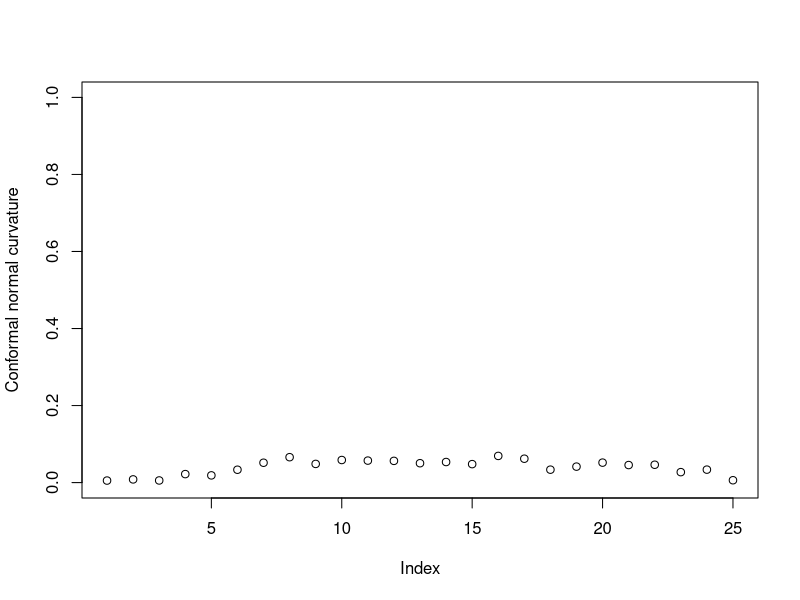
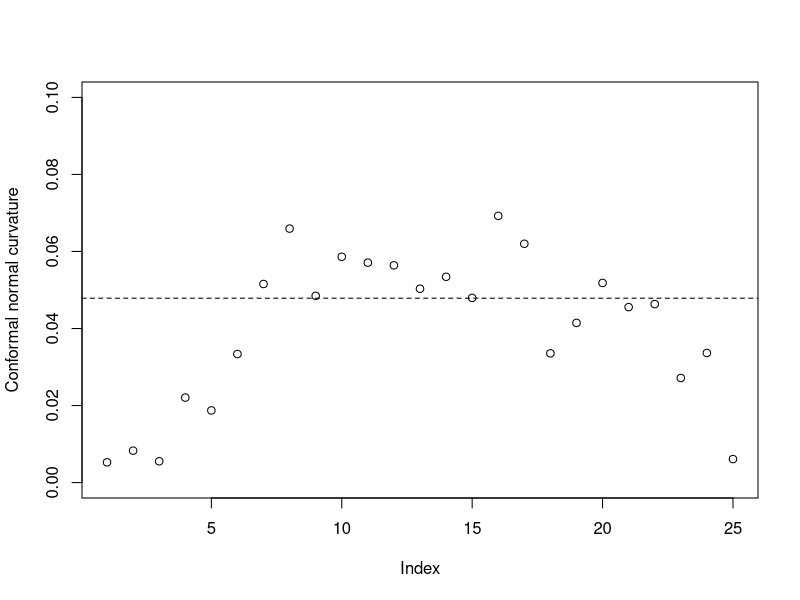
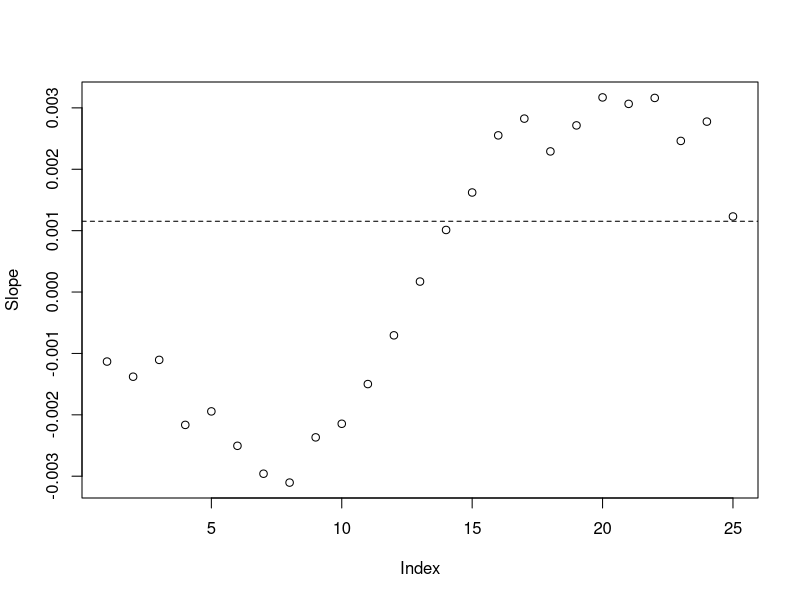
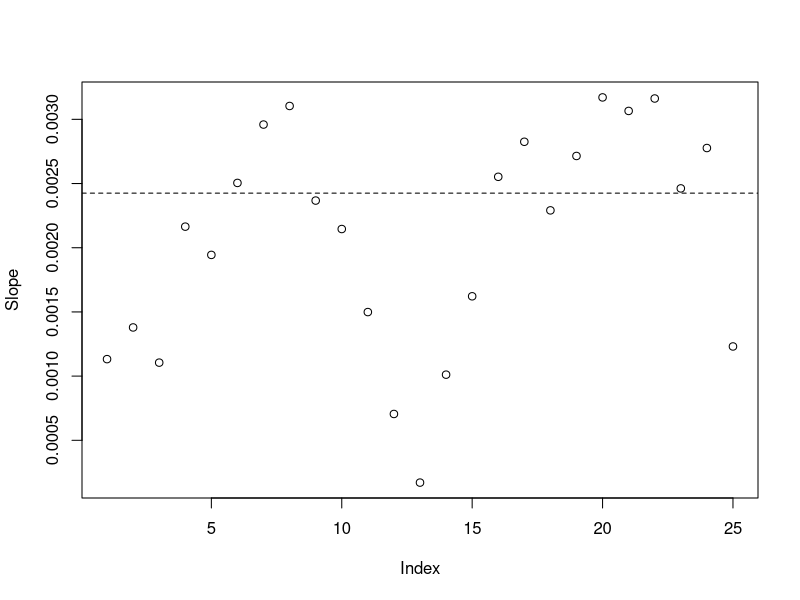

Reproduce these figures in R, in order. (Note: this script raises an error after producing the figures.)
###############################################################################
#Local influence under skew appropriate perturbation: 
#Age of menarche of Warsaw girls
###############################################################################

###############################################################################
#Read data
df<-read.table("li_girls.txt", sep="\t", header=TRUE) 

#Get the data structure
str(df)

#Recognize each column of data
attach(df)

###########################################################################
#Packages
library(matrixcalc)

#Logistic model

#Observed Information Matrix
g<-function(z){
  #g<-exp(z)/(1+exp(z))^2; #PDF logistic
  g<-dlogis(z,log=FALSE); #PDF logistic
  return(g)
}

dg<-function(z){
  dg<-(exp(z)*(1+exp(z))-2*exp(2*z))/(1+exp(z))^3 #derivative PDF logistic
  return(dg)
}

pdf.sl<-function(z,lambda){2*g(z)*pnorm(lambda*z)}
cdf.sl<-function(z,lambda){integrate(pdf.sl,lower=-Inf, upper=z,
                                     lambda =lambda,stop.on.error=FALSE)$value}

F2<-function(lambda){
  f2<-function(z){
    f2<-2*z*g(z)*dnorm(lambda*z,0,1)
  }
  return(f2)
}

F3<-function(lambda,eta){
  F3<-integrate(F2(lambda),lower=-Inf,upper=eta)
  return(F3$value)
}

F4<-function(lambda){
  f4<-function(z){
    f4<- -2*lambda*z^3*g(z)*dnorm(lambda*z,0,1)
  }
  return(f4)
}

F5<-function(lambda,eta){
  F5<-integrate(F4(lambda),lower=-Inf,upper=eta)
  return(F5$value)
}

Llli<-function(Ni,yi,etai,lambda){
  pii<-cdf.sl(etai,lambda)
  pii<-ifelse(pii>=0.9999,0.9999, ifelse(pii<=0.00001,0.00001,pii))
  piil<-F3(lambda,etai)
  si<-piil/(pii*(1-pii))
  vi<-pii*(1-pii)
  piill<-F5(lambda,etai)
  sil<-vi^(-1)*(piill-(1-2*pii)*piil^2*vi^(-1))
  Llli<-(yi-Ni*pii)*sil-Ni*si*piil
  return(Llli)
}

Lll<-function(N,data,betas,lambda){
  s<-matrix(0,1,1)
  for(i in 1:N){
    yi<-data[i,1]
    Ni<-data[i,2]
    xi<-data[i,-(1:2)]
    etai<-t(betas)%*%xi
    a<-Llli(Ni,yi,etai,lambda)
    s<-s+a
  }
  return(s)
}

F6<-function(lambda,eta){
  as.numeric(2*g(eta)*pnorm(lambda*eta,0,1))
}

F7<-function(lambda,eta){
  as.numeric(2*eta*g(eta)*dnorm(lambda*eta,0,1))
}

Llbi<-function(Ni,yi,xi,etai,lambda){
  pii<-cdf.sl(etai,lambda)
  pii<-ifelse(pii>=0.9999,0.9999, ifelse(pii<=0.0001,0.0001,pii))
  vi<-pii*(1-pii)
  piil<-F3(lambda,etai)
  si<-piil/(pii*(1-pii))
  piib<-F6(lambda,etai)*xi
  piilb<-F7(lambda,etai)*xi
  sib<-vi^(-1)*(piilb-(1-2*pii)*piil*piib*vi^(-1))
  Llbi<-(yi-Ni*pii)*sib-Ni*si*piib
  return(Llbi)
}

Llb<-function(p,N,data,betas,lambda){
  s<-matrix(0,1,p)
  for(i in 1:N){
    yi<-data[i,1]
    Ni<-data[i,2]
    xi<-data[i,-(1:2)]
    etai<-t(betas)%*%xi
    a<-Llbi(Ni,yi,xi,etai,lambda)
    s<-s+a
  }
  return(s)
}

F8<-function(lambda,eta){
  as.numeric(2*(g(eta)*dnorm(lambda*eta,0,1)*lambda+pnorm(lambda*eta,0,1)*dg(eta)))
}

Lbbi<-function(Ni,yi,xi,etai,lambda){
  pii<-cdf.sl(etai,lambda)
  pii<-ifelse(pii>=0.9999,0.9999, ifelse(pii<=0.0001,0.0001,pii))
  vi<-pii*(1-pii)
  wii<-F6(lambda,etai)/(pii*(1-pii))
  vii<-vi^(-1)*(yi-Ni*pii)*(F8(lambda,etai)-F6(lambda,etai)^2*vi^(-1)*(1-2*pii))-F6(lambda,etai)*Ni*wii
  Lbbi<-vii*(xi%*%t(xi))
  return(Lbbi)
}

Lbb<-function(p,N,data,betas,lambda){
  s<-matrix(0,p,p)
  for(i in 1:N){
    yi<-data[i,1]
    Ni<-data[i,2]
    xi<-as.matrix(data[i,-(1:2)])
    etai<-t(betas)%*%xi
    a<-Lbbi(Ni,yi,xi,etai,lambda)
    s<-s+a
  }
  return(s)
}

OIM<-function(p,N,data,betas,lambda){
  if(lambda!=0){
    L11 <- -Lll(N,data,betas,lambda)
    L12 <- -Llb(p,N,data,betas,lambda)
    L21 <- t(L12)
    L22 <- -Lbb(p,N,data,betas,lambda)
    L1 <- as.matrix(cbind(L11,L12))
    L2 <- as.matrix(cbind(L21,L22))
    OIM<-rbind(L1,L2)
  }
  else{
    L22 <- -Lbb(p,N,data,betas,lambda)
    OIM<-L22
  }
  return(OIM)
}


#Perturbation matrix under skew perturbation scheme
g<-function(z){
  #g<-exp(z)/(1+exp(z))^2; #PDF logistic
  g<-dlogis(z); #PDF logistic
  return(g)
}

cdf.l<-function(z){ #CDF logistic
  cdf.l<-integrate(g,lower=-Inf,upper=z)
  return(cdf.l$value)
}

g2<-function(z){
  g2<-(2/sqrt(2*pi))*z*g(z)
  return(g2)
}

g3<-function(z){
  g3<-z*g(z)
  return(g3)
}

F9<-function(z){
  F9<-integrate(g2,lower=-Inf,upper=z)
  return(F9$value)
}

F10<-function(z){
  F10<-integrate(g3,lower=-Inf,upper=z)
  return(F10$value)
}

PMi<-function(i,data,betas){
  yi <- data[i,1]
  Ni <- data[i,2]
  xi <- as.matrix(data[i,-(1:2)])
  etai <- as.numeric(t(betas)%*%xi)
  pii <- cdf.l(etai)
  pii<-ifelse(pii>=0.9999,0.9999, ifelse(pii<=0.0001,0.0001,pii))
  vi0 <- pii*(1-pii)
  gii <- (Ni*F9(etai))^2/(Ni*pii*(1-pii))
  ki <- 1/sqrt(gii)
  kib <- -(1/2)*ki*gii^(-1)*Ni*F9(etai)*g(etai)*vi0^(-1)*(4*etai/sqrt(2*pi)
                                                          -vi0^(-1)*F9(etai)*(1-2*pii))*xi
  pii0bl <- (1/sqrt(2*pi))*(2*etai*g(etai)*ki*xi + 2*kib*F10(etai))
  pii0l <- ki*(2/sqrt(2*pi))*F10(etai)
  ri0b <- -vi0^(-1)*(vi0^(-1)*(yi-Ni*pii)*(1-2*pii)+Ni)*g(etai)*xi
  PMi<- vi0^(-1)*(yi-Ni*pii)*pii0bl+pii0l*ri0b
  return(PMi)
}

PM<-function(p,N,data,betas){
  PM<-PMi(1,data,betas)
  for(i in 2:N){
    PM<-cbind(PM,PMi(i,data,betas))
  }
  PM<-matrix(PM,nrow=p,ncol=N,dimnames = NULL)
  return(PM)
}

#Conformal normal curvature 
CNC<-function(M1,M2){
  C1<-2*(t(M2)%*%solve(M1)%*%M2)
  C2<-C1/matrix.trace(C1)
  if(isSymmetric(C2)){
    CNC<-diag(C2)
  }
  else{
    C2<-1/2*(C2+t(C2))
    CNC<-diag(C2)
  }
  return(CNC)
}


#Function to calculate the influential points with CNC
ipcnc<-function(q,cuttof,L){
  cnc<-L
  index<-vector(length=q)
  c<-0
  for(i in 1:q){
    if(cnc[i]>cuttof){ 
      index[i]<-i
      c<-c+1
    }
  }
  L<-list(cnc,cuttof,c,index)
  return(L)
}

#Transforming a data.frame to matrix
girls<-as.matrix(df);

#Do not assign names to matrix columns (dimnames NULL)
data<-matrix(girls, nrow = nrow(girls), ncol=ncol(girls), dimnames = NULL);

#Total number of observations
N<-nrow(data)

#Number of predictors
p<-ncol(data)-2

#Parameter estimates for Logistic model 
fit.l<- glm(cbind(Mens,Entr-Mens)~Ida,family=binomial("logit"),data = df)
lambda <- 0
beta0.est.l <- fit.l$coefficients[1]
beta1.est.l <- fit.l$coefficients[2]
betas<-matrix(c(beta0.est.l,beta1.est.l),nrow=p,ncol=1,dimnames = NULL)
OIML<-OIM(p,N,data,betas,lambda)
OIML
PML<-PM(p,N,data,betas)
PML
CNCL<-CNC(OIML,PML)
q<-N
cuttofSE<-mean(CNCL)+2*sd(CNCL)/sqrt(q)
plot(c(1:N),CNCL,ylim=c(0,1),xlab = "Index",ylab="Conformal normal curvature",
     col="black",pch=1,lwd=1)
plot(c(1:N),ylim=c(0,0.1),CNCL,xlab = "Index",ylab="Conformal normal curvature",
     col="black",pch=1,lwd=1)
abline(h=cuttofSE,lty=2,lwd=1)

IPL<-ipcnc(q,cuttofSE,CNCL)
IPL

#Odds ratio Logistic model 
PHIP<-function(lambda,xr,xf,er,ef,M1,M2){
  PHI1<-cdf.sl(ef,lambda)*(1-cdf.sl(er,lambda))
  PHI2<-cdf.sl(er,lambda)*(1-cdf.sl(ef,lambda))
  PHI<-PHI1/PHI2
  DPHI1<- - cdf.sl(ef,lambda)*pdf.sl(er,lambda)*xr+pdf.sl(ef,lambda)*(1-cdf.sl(er,lambda))*xf
  DPHI2<- - cdf.sl(er,lambda)*pdf.sl(ef,lambda)*xf+pdf.sl(er,lambda)*(1-cdf.sl(ef,lambda))*xr  
  DPHI<- 1/PHI2*(DPHI1-DPHI2*PHI)
  P<- -t(M2)%*%solve(M1)%*%DPHI
  return(P)
}

f=1 #Age 9.21
xf <- as.matrix(data[f,-(1:2)])
ef <- as.numeric(t(betas)%*%xf)
r=2 #Age 10.21
xr <- as.matrix(data[r,-(1:2)])
er <- as.numeric(t(betas)%*%xr)
PHIPL<-PHIP(lambda,xr,xf,er,ef,OIML,PML)
cuttofSEPHIPL<-mean(PHIPL)+2*sd(PHIPL)/sqrt(q)
plot(c(1:q),PHIPL,xlab = "Index",ylab="Slope",col="black",pch=1,lwd=1)
abline(h=cuttofSEPHIPL,lty=2,lwd=1)

cuttofSEPHIPLabs<-mean(abs(PHIPL))+2*sd(abs(PHIPL))/sqrt(q)
plot(c(1:q),abs(PHIPL),xlab = "Index",ylab="Slope",col="black",pch=1,lwd=1)
abline(h=cuttofSEPHIPLabs,lty=2,lwd=1)

IPPHIPL<-ipcnc(N,cuttofSEPHIPLabs,abs(PHIPL))
IPPHIPL



###########################################################################
###########################################################################
###########################################################################
###########################################################################

ls() # Print names of objects in R Environment
remove(list=ls()) # Remove all objects from R Environment

###########################################################################
###########################################################################
###########################################################################
###########################################################################

###########################################################################
#Probit model

#Observed Information Matrix
g<-function(z){
  g<-dnorm(z); #PDF standard normal
  return(g)
}

dg<-function(z){
  dg<--1/sqrt(2*pi)*z*exp(-(z^2)/2) #derivative PDF standard normal 
  return(dg)
}

pdf.sp<-function(z,lambda){2*g(z)*pnorm(lambda*z)}
cdf.sp<-function(z,lambda){integrate(pdf.sp,lower=-Inf, upper=z,
                                     lambda =lambda,stop.on.error=FALSE)$value}

F2<-function(lambda){
  f2<-function(z){
    f2<-2*z*g(z)*dnorm(lambda*z,0,1)
  }
  return(f2)
}

F3<-function(lambda,eta){
  F3<-integrate(F2(lambda),lower=-Inf,upper=eta)
  return(F3$value)
}

F4<-function(lambda){
  f4<-function(z){
    f4<- -2*lambda*z^3*g(z)*dnorm(lambda*z,0,1)
  }
  return(f4)
}

F5<-function(lambda,eta){
  F5<-integrate(F4(lambda),lower=-Inf,upper=eta)
  return(F5$value)
}

Llli<-function(Ni,yi,etai,lambda){
  pii<-cdf.sp(etai,lambda)
  pii<-ifelse(pii>=0.9999,0.9999, ifelse(pii<=0.0001,0.0001,pii))
  piil<-F3(lambda,etai)
  si<-piil/(pii*(1-pii))
  vi<-pii*(1-pii)
  piill<-F5(lambda,etai)
  sil<-vi^(-1)*(piill-(1-2*pii)*piil^2*vi^(-1))
  Llli<-(yi-Ni*pii)*sil-Ni*si*piil
  return(Llli)
}

Lll<-function(N,data,betas,lambda){
  s<-matrix(0,1,1)
  for(i in 1:N){
    yi<-data[i,1]
    Ni<-data[i,2]
    xi<-data[i,-(1:2)]
    etai<-t(betas)%*%xi
    a<-Llli(Ni,yi,etai,lambda)
    s<-s+a
  }
  return(s)
}

F6<-function(lambda,eta){
  as.numeric(2*g(eta)*pnorm(lambda*eta,0,1))
}

F7<-function(lambda,eta){
  as.numeric(2*eta*g(eta)*dnorm(lambda*eta,0,1))
}

Llbi<-function(Ni,yi,xi,etai,lambda){
  pii<-cdf.sp(etai,lambda)
  pii<-ifelse(pii>=0.9999,0.9999, ifelse(pii<=0.0001,0.0001,pii))
  vi<-pii*(1-pii)
  piil<-F3(lambda,etai)
  si<-piil/(pii*(1-pii))
  piib<-F6(lambda,etai)*xi
  piilb<-F7(lambda,etai)*xi
  sib<-vi^(-1)*(piilb-(1-2*pii)*piil*piib*vi^(-1))
  Llbi<-(yi-Ni*pii)*sib-Ni*si*piib
  return(Llbi)
}

Llb<-function(p,N,data,betas,lambda){
  s<-matrix(0,1,p)
  for(i in 1:N){
    yi<-data[i,1]
    Ni<-data[i,2]
    xi<-data[i,-(1:2)]
    etai<-t(betas)%*%xi
    a<-Llbi(Ni,yi,xi,etai,lambda)
    s<-s+a
  }
  return(s)
}

F8<-function(lambda,eta){
  as.numeric(2*(g(eta)*dnorm(lambda*eta,0,1)*lambda+pnorm(lambda*eta,0,1)*dg(eta)))
}

Lbbi<-function(Ni,yi,xi,etai,lambda){
  pii<-cdf.sp(etai,lambda)
  pii<-ifelse(pii>=0.9999,0.9999, ifelse(pii<=0.0001,0.0001,pii))
  vi<-pii*(1-pii)
  wii<-F6(lambda,etai)/(pii*(1-pii))
  vii<-vi^(-1)*(yi-Ni*pii)*(F8(lambda,etai)-F6(lambda,etai)^2*vi^(-1)*(1-2*pii))-F6(lambda,etai)*Ni*wii
  Lbbi<-vii*(xi%*%t(xi))
  return(Lbbi)
}

Lbb<-function(p,N,data,betas,lambda){
  s<-matrix(0,p,p)
  for(i in 1:N){
    yi<-data[i,1]
    Ni<-data[i,2]
    xi<-as.matrix(data[i,-(1:2)])
    etai<-t(betas)%*%xi
    a<-Lbbi(Ni,yi,xi,etai,lambda)
    s<-s+a
  }
  return(s)
}

OIM<-function(p,N,data,betas,lambda){
  if(lambda!=0){
    L11 <- -Lll(N,data,betas,lambda)
    L12 <- -Llb(p,N,data,betas,lambda)
    L21 <- t(L12)
    L22 <- -Lbb(p,N,data,betas,lambda)
    L1 <- as.matrix(cbind(L11,L12))
    L2 <- as.matrix(cbind(L21,L22))
    OIM<-rbind(L1,L2)
  }
  else{
    L22 <- -Lbb(p,N,data,betas,lambda)
    OIM<-L22
  }
  return(OIM)
}

#Perturbation matrix under skew perturbation scheme
g<-function(z){
  g<-dnorm(z); #PDF standard normal
  return(g)
}

cdf.p<-function(z){ #CDF standard normal
  cdf.p<-integrate(g,lower=-Inf,upper=z)
  return(cdf.p$value)
}

g2<-function(z){
  g2<-(2/sqrt(2*pi))*z*g(z)
  return(g2)
}

g3<-function(z){
  g3<-z*g(z)
  return(g3)
}

F9<-function(z){
  F9<-integrate(g2,lower=-Inf,upper=z)
  return(F9$value)
}

F10<-function(z){
  F10<-integrate(g3,lower=-Inf,upper=z)
  return(F10$value)
}

PMi<-function(i,data,betas){
  yi <- data[i,1]
  Ni <- data[i,2]
  xi <- as.matrix(data[i,-(1:2)])
  etai <- as.numeric(t(betas)%*%xi)
  pii <- cdf.p(etai)
  pii<-ifelse(pii>=0.9999,0.9999, ifelse(pii<=0.0001,0.0001,pii))
  vi0 <- pii*(1-pii)
  gii <- (Ni*F9(etai))^2/(Ni*pii*(1-pii))
  ki <- 1/sqrt(gii)
  kib <- -(1/2)*ki*gii^(-1)*Ni*F9(etai)*g(etai)*vi0^(-1)*(4*etai/sqrt(2*pi)-vi0^(-1)*F9(etai)*(1-2*pii))*xi
  pii0bl <- (1/sqrt(2*pi))*(2*etai*g(etai)*ki*xi + 2*kib*F10(etai))
  pii0l <- ki*(2/sqrt(2*pi))*F10(etai)
  ri0b <- -vi0^(-1)*(vi0^(-1)*(yi-Ni*pii)*(1-2*pii)+Ni)*g(etai)*xi
  PMi<- vi0^(-1)*(yi-Ni*pii)*pii0bl+pii0l*ri0b
  return(PMi)
}

PM<-function(p,N,data,betas){
  PM<-PMi(1,data,betas)
  for(i in 2:N){
    PM<-cbind(PM,PMi(i,data,betas))
  }
  PM<-matrix(PM,nrow=p,ncol=N,dimnames = NULL)
  return(PM)
}

#Conformal normal curvature 
CNC<-function(M1,M2){
  C1<-2*(t(M2)%*%solve(M1)%*%M2)
  C2<-C1/matrix.trace(C1)
  if(isSymmetric(C2)){
    CNC<-diag(C2)
  }
  else{
    C2<-1/2*(C2+t(C2))
    CNC<-diag(C2)
  }
  return(CNC)
}

#Function to calculate the influential points with CNC
ipcnc<-function(q,cuttof,L){
  cnc<-L
  index<-vector(length=q)
  c<-0
  for(i in 1:q){
    if(cnc[i]>cuttof){ 
      index[i]<-i
      c<-c+1
    }
  }
  L<-list(cnc,cuttof,c,index)
  return(L)
}

#Parameter estimates for Probit model 
fit.p<- glm(cbind(Mens,Entr-Mens)~Ida,family=binomial("probit"),data=df)

lambda <- 0
beta0.est.p <- fit.p$coefficients[1]
beta1.est.p <- fit.p$coefficients[2]
betas<-matrix(c(beta0.est.p,beta1.est.p),nrow=p,ncol=1,dimnames = NULL)
OIMP<-OIM(p,N,data,betas,lambda)
OIMP
PMP<-PM(p,N,data,betas)
PMP
CNCP<-CNC(OIMP,PMP)
q<-N
cuttofSE<-mean(CNCP)+2*sd(CNCP)/sqrt(q)

#plot(c(1:N),CNCP,ylim=c(0,1),xlab = "Index",ylab="Conformal normal curvature",col="black",pch=1,lwd=1)
plot(c(1:N),CNCP,ylim=c(0,0.1),xlab = "Index",ylab="Conformal normal curvature",col="black",pch=1,lwd=1)
abline(h=cuttofSE,lty=2,lwd=1)

IPP<-ipcnc(q,cuttofSE,CNCP)
IPP

#Odds ratio Probit model 
PHIP<-function(lambda,xr,xf,er,ef,M1,M2){
  PHI1<-cdf.sp(ef,lambda)*(1-cdf.sp(er,lambda))
  PHI2<-cdf.sp(er,lambda)*(1-cdf.sp(ef,lambda))
  PHI<-PHI1/PHI2
  DPHI1<- - cdf.sp(ef,lambda)*pdf.sp(er,lambda)*xr+pdf.sp(ef,lambda)*(1-cdf.sp(er,lambda))*xf
  DPHI2<- - cdf.sp(er,lambda)*pdf.sp(ef,lambda)*xf+pdf.sp(er,lambda)*(1-cdf.sp(ef,lambda))*xr  
  DPHI<- 1/PHI2*(DPHI1-DPHI2*PHI)
  P<- -t(M2)%*%solve(M1)%*%DPHI
  return(P)
}

f=1 #Age 9.21
xf <- as.matrix(data[f,-(1:2)])
ef <- as.numeric(t(betas)%*%xf)
r=2 #Age 10.21
xr <- as.matrix(data[r,-(1:2)])
er <- as.numeric(t(betas)%*%xr)
PHIPP<-PHIP(lambda,xr,xf,er,ef,OIMP,PMP)
cuttofSEPHIPP<-mean(PHIPP)+2*sd(PHIPP)/sqrt(q)
plot(c(1:q),PHIPP,xlab = "Index",ylab="Slope",col="black",pch=1,lwd=1)
abline(h=cuttofSEPHIPP,lty=2,lwd=1)

cuttofSEPHIPPabs<-mean(abs(PHIPP))+2*sd(abs(PHIPP))/sqrt(q)
plot(c(1:q),abs(PHIPP),xlab = "Index",ylab="Slope",col="black",pch=1,lwd=1)
abline(h=cuttofSEPHIPPabs,lty=2,lwd=1)

IPPHIPP<-ipcnc(N,cuttofSEPHIPPabs,abs(PHIPP))
IPPHIPP


###########################################################################
###########################################################################
###########################################################################
###########################################################################

ls() # Print names of objects in R Environment
remove(list=ls()) # Remove all objects from R Environment

###########################################################################
###########################################################################
###########################################################################
###########################################################################

###########################################################################
#t model
nu<-5 #Suggested by Gómez et al. (2007) 

#Observed Information Matrix
g<-function(z){
  g<-dt(z,nu); #PDF t
  return(g)
}

dg<-function(z){
  dg<--gamma((nu+1)/2)/(sqrt(pi*nu)*gamma(nu/2))*
    (1+1/nu)*z*(1+z^2/nu)^(-(nu+3)/2) #derivative PDF t 
  return(dg)
}

pdf.st<-function(z,lambda){2*g(z)*pnorm(lambda*z)}
cdf.st<-function(z,lambda){integrate(pdf.st,lower=-Inf, upper=z,
                                     lambda =lambda,stop.on.error=FALSE)$value}

F2<-function(lambda){
  f2<-function(z){
    f2<-2*z*g(z)*dnorm(lambda*z,0,1)
  }
  return(f2)
}

F3<-function(lambda,eta){
  F3<-integrate(F2(lambda),lower=-Inf,upper=eta)
  return(F3$value)
}

F4<-function(lambda){
  f4<-function(z){
    f4<- -2*lambda*z^3*g(z)*dnorm(lambda*z,0,1)
  }
  return(f4)
}

F5<-function(lambda,eta){
  F5<-integrate(F4(lambda),lower=-Inf,upper=eta)
  return(F5$value)
}

Llli<-function(Ni,yi,etai,lambda){
  pii<-cdf.st(etai,lambda)
  pii<-ifelse(pii>=0.9999,0.9999, ifelse(pii<=0.0001,0.0001,pii))
  piil<-F3(lambda,etai)
  si<-piil/(pii*(1-pii))
  vi<-pii*(1-pii)
  piill<-F5(lambda,etai)
  sil<-vi^(-1)*(piill-(1-2*pii)*piil^2*vi^(-1))
  Llli<-(yi-Ni*pii)*sil-Ni*si*piil
  return(Llli)
}

Lll<-function(N,data,betas,lambda){
  s<-matrix(0,1,1)
  for(i in 1:N){
    yi<-data[i,1]
    Ni<-data[i,2]
    xi<-data[i,-(1:2)]
    etai<-t(betas)%*%xi
    a<-Llli(Ni,yi,etai,lambda)
    s<-s+a
  }
  return(s)
}

F6<-function(lambda,eta){
  as.numeric(2*g(eta)*pnorm(lambda*eta,0,1))
}

F7<-function(lambda,eta){
  as.numeric(2*eta*g(eta)*dnorm(lambda*eta,0,1))
}

Llbi<-function(Ni,yi,xi,etai,lambda){
  pii<-cdf.st(etai,lambda)
  pii<-ifelse(pii>=0.9999,0.9999, ifelse(pii<=0.0001,0.0001,pii))
  vi<-pii*(1-pii)
  piil<-F3(lambda,etai)
  si<-piil/(pii*(1-pii))
  piib<-F6(lambda,etai)*xi
  piilb<-F7(lambda,etai)*xi
  sib<-vi^(-1)*(piilb-(1-2*pii)*piil*piib*vi^(-1))
  Llbi<-(yi-Ni*pii)*sib-Ni*si*piib
  return(Llbi)
}

Llb<-function(p,N,data,betas,lambda){
  s<-matrix(0,1,p)
  for(i in 1:N){
    yi<-data[i,1]
    Ni<-data[i,2]
    xi<-data[i,-(1:2)]
    etai<-t(betas)%*%xi
    a<-Llbi(Ni,yi,xi,etai,lambda)
    s<-s+a
  }
  return(s)
}

F8<-function(lambda,eta){
  as.numeric(2*(g(eta)*dnorm(lambda*eta,0,1)*lambda+pnorm(lambda*eta,0,1)*dg(eta)))
}

Lbbi<-function(Ni,yi,xi,etai,lambda){
  pii<-cdf.st(etai,lambda)
  pii<-ifelse(pii>=0.9999,0.9999, ifelse(pii<=0.0001,0.0001,pii))
  vi<-pii*(1-pii)
  wii<-F6(lambda,etai)/(pii*(1-pii))
  vii<-vi^(-1)*(yi-Ni*pii)*(F8(lambda,etai)-F6(lambda,etai)^2*vi^(-1)*(1-2*pii))-F6(lambda,etai)*Ni*wii
  Lbbi<-vii*(xi%*%t(xi))
  return(Lbbi)
}

Lbb<-function(p,N,data,betas,lambda){
  s<-matrix(0,p,p)
  for(i in 1:N){
    yi<-data[i,1]
    Ni<-data[i,2]
    xi<-as.matrix(data[i,-(1:2)])
    etai<-t(betas)%*%xi
    a<-Lbbi(Ni,yi,xi,etai,lambda)
    s<-s+a
  }
  return(s)
}

OIM<-function(p,N,data,betas,lambda){
  if(lambda!=0){
    L11 <- -Lll(N,data,betas,lambda)
    L12 <- -Llb(p,N,data,betas,lambda)
    L21 <- t(L12)
    L22 <- -Lbb(p,N,data,betas,lambda)
    L1 <- as.matrix(cbind(L11,L12))
    L2 <- as.matrix(cbind(L21,L22))
    OIM<-rbind(L1,L2)
  }
  else{
    L22 <- -Lbb(p,N,data,betas,lambda)
    OIM<-L22
  }
  return(OIM)
}


#Perturbation matrix under skew perturbation scheme
nu<-5 

g<-function(z){
  g<-dt(z,nu); #PDF t
  return(g)
}

cdf.t<-function(z){ #CDF standard normal
  cdf.t<-integrate(g,lower=-Inf,upper=z)
  return(cdf.t$value)
}

g2<-function(z){
  g2<-(2/sqrt(2*pi))*z*g(z)
  return(g2)
}

g3<-function(z){
  g3<-z*g(z)
  return(g3)
}

F9<-function(z){
  F9<-integrate(g2,lower=-Inf,upper=z)
  return(F9$value)
}

F10<-function(z){
  F10<-integrate(g3,lower=-Inf,upper=z)
  return(F10$value)
}

PMi<-function(i,data,betas){
  yi <- data[i,1]
  Ni <- data[i,2]
  xi <- as.matrix(data[i,-(1:2)])
  etai <- as.numeric(t(betas)%*%xi)
  pii <- cdf.t(etai)
  pii<-ifelse(pii>=0.9999,0.9999, ifelse(pii<=0.0001,0.0001,pii))
  vi0 <- pii*(1-pii)
  gii <- (Ni*F9(etai))^2/(Ni*pii*(1-pii))
  ki <- 1/sqrt(gii)
  kib <- -(1/2)*ki*gii^(-1)*Ni*F9(etai)*g(etai)*vi0^(-1)*(4*etai/sqrt(2*pi)-vi0^(-1)*F9(etai)*(1-2*pii))*xi
  pii0bl <- (1/sqrt(2*pi))*(2*etai*g(etai)*ki*xi + 2*kib*F10(etai))
  pii0l <- ki*(2/sqrt(2*pi))*F10(etai)
  ri0b <- -vi0^(-1)*(vi0^(-1)*(yi-Ni*pii)*(1-2*pii)+Ni)*g(etai)*xi
  PMi<- vi0^(-1)*(yi-Ni*pii)*pii0bl+pii0l*ri0b
  return(PMi)
}

PM<-function(p,N,data,betas){
  PM<-PMi(1,data,betas)
  for(i in 2:N){
    PM<-cbind(PM,PMi(i,data,betas))
  }
  PM<-matrix(PM,nrow=p,ncol=N,dimnames = NULL)
  return(PM)
}

#Conformal normal curvature 
CNC<-function(M1,M2){
  C1<-2*(t(M2)%*%solve(M1)%*%M2)
  C2<-C1/matrix.trace(C1)
  if(isSymmetric(C2)){
    CNC<-diag(C2)
  }
  else{
    C2<-1/2*(C2+t(C2))
    CNC<-diag(C2)
  }
  return(CNC)
}

#Function to calculate the influential points with CNC
ipcnc<-function(q,cuttof,L){
  cnc<-L
  index<-vector(length=q)
  c<-0
  for(i in 1:q){
    if(cnc[i]>cuttof){ 
      index[i]<-i
      c<-c+1
    }
  }
  L<-list(cnc,cuttof,c,index)
  return(L)
}

#Parameter estimates for t model 
lambda <- 0
beta0.est.t <- -14.574919
beta1.est.t <- 1.121047
betas<-matrix(c(beta0.est.t,beta1.est.t),nrow=p,ncol=1,dimnames = NULL)
OIMT<-OIM(p,N,data,betas,lambda) 
OIMT

PMT<-PM(p,N,data,betas)
PMT

CNCT<-CNC(OIMT,PMT)
q<-N
cuttofSE<-mean(CNCT)+2*sd(CNCT)/sqrt(q)
plot(c(1:N),CNCT,ylim=c(0,1),xlab = "Index",ylab="Conformal normal curvature",col="black",pch=1,lwd=1)
plot(c(1:N),CNCT,ylim=c(0,0.1),xlab = "Index",ylab="Conformal normal curvature",col="black",pch=1,lwd=1)
abline(h=cuttofSE,lty=2,lwd=1)

IPT<-ipcnc(q,cuttofSE,CNCT)
IPT

#Odds ratio t model 
PHIP<-function(lambda,xr,xf,er,ef,M1,M2){
  PHI1<-cdf.st(ef,lambda)*(1-cdf.st(er,lambda))
  PHI2<-cdf.st(er,lambda)*(1-cdf.st(ef,lambda))
  PHI<-PHI1/PHI2
  DPHI1<- - cdf.st(ef,lambda)*pdf.st(er,lambda)*xr+pdf.st(ef,lambda)*(1-cdf.st(er,lambda))*xf
  DPHI2<- - cdf.st(er,lambda)*pdf.st(ef,lambda)*xf+pdf.st(er,lambda)*(1-cdf.st(ef,lambda))*xr  
  DPHI<- 1/PHI2*(DPHI1-DPHI2*PHI)
  P<- -t(M2)%*%solve(M1)%*%DPHI
  return(P)
}

f=1 #Age 9.21
xf <- as.matrix(data[f,-(1:2)])
etaf <- as.numeric(t(betas)%*%xf)
r=2 #Age 10.21
xr <- as.matrix(data[r,-(1:2)])
etar <- as.numeric(t(betas)%*%xr)
PHIPT<-PHIP(lambda,xr,xf,etar,etaf,OIMT,PMT)
cuttofSEPHIPT<-mean(PHIPT)+2*sd(PHIPT)/sqrt(q)
plot(c(1:q),PHIPT,xlab = "Index",ylab="Slope",col="black",pch=1,lwd=1)
abline(h=cuttofSEPHIPT,lty=2,lwd=1)

cuttofSEPHIPTabs<-mean(abs(PHIPT))+2*sd(abs(PHIPT))/sqrt(q)
plot(c(1:q),abs(PHIPT),xlab = "Index",ylab="Slope",col="black",pch=1,lwd=1)
abline(h=cuttofSEPHIPTabs,lty=2,lwd=1)

IPPHIPT<-ipcnc(N,cuttofSEPHIPTabs,abs(PHIPT))
IPPHIPT
